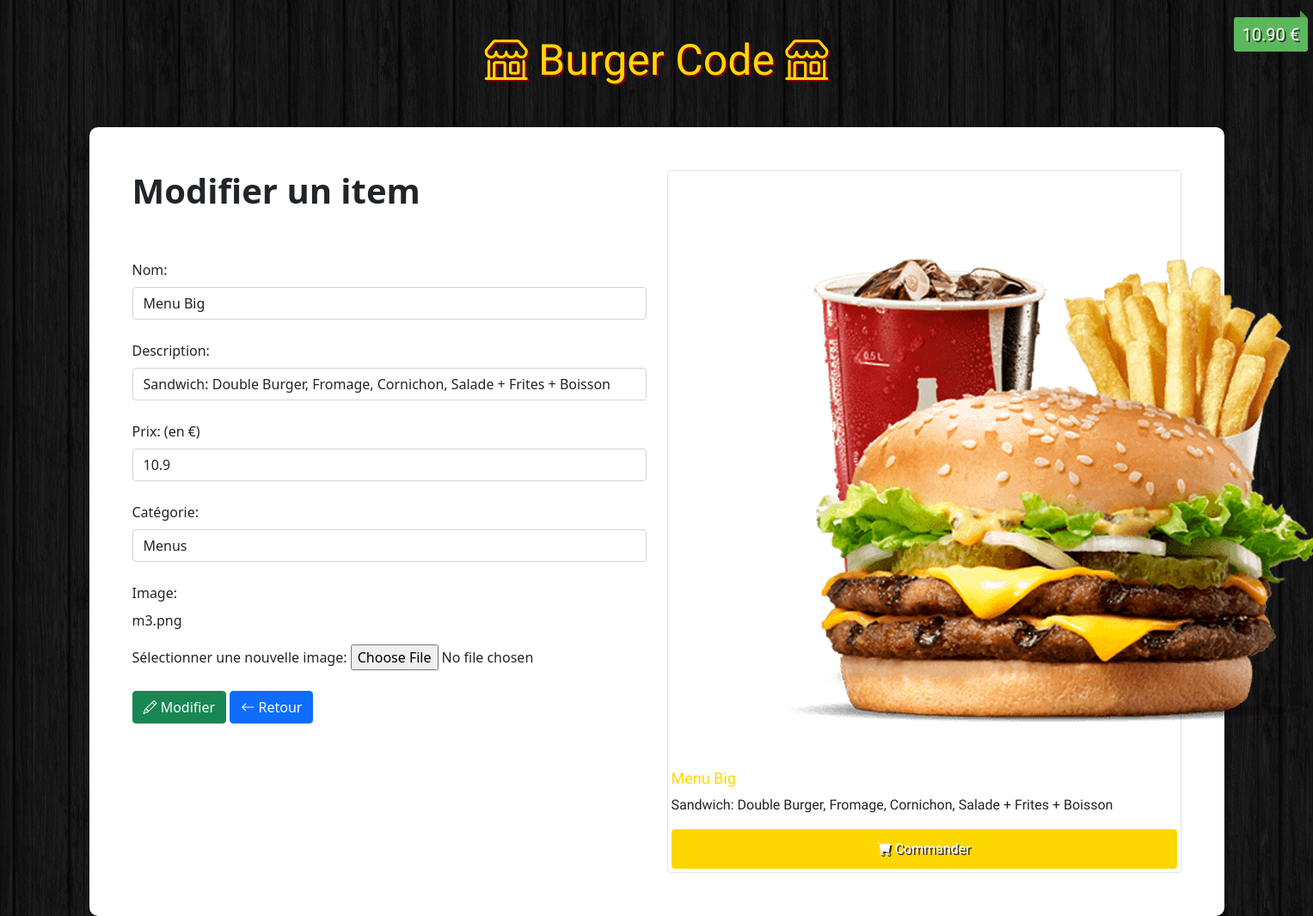
/admin/update.php?id=3, run on the app's committed database.
### tables this page shows
CREATE TABLE `items` (
  `id` int(11) NOT NULL,
  `name` varchar(100) NOT NULL,
  `description` varchar(255) NOT NULL,
  `price` float NOT NULL,
  `image` varchar(255) NOT NULL,
  `category` int(11) NOT NULL
);

### admin/update.php (the view, shortened to what this page needs)
<?php
    if (!empty($_GET['id'])) {
        $id = checkInput($_GET['id']);
    }
    $nameError = $descriptionError = $priceError = $categoryError = $imageError = $name = $description = $price = $category = $image = "";
    if (!empty($_POST)) {
        $name               = checkInput($_POST['name']);
        $description        = checkInput($_POST['description']);
        $price              = checkInput($_POST['price']);
        $category           = checkInput($_POST['category']);
        $image              = checkInput($_FILES["image"]["name"]);
        $imagePath          = '../images/'. basename($image);
        $imageExtension     = pathinfo($imagePath,PATHINFO_EXTENSION);
        $isSuccess          = true;
        if (empty($name)) {
            $nameError = 'Ce champ ne peut pas être vide';
            $isSuccess = false;
        }
        if (empty($description)) {
            $descriptionError = 'Ce champ ne peut pas être vide';
            $isSuccess = false;
        }
        if (empty($price)) {
            $priceError = 'Ce champ ne peut pas être vide';
            $isSuccess = false;
        }
        if (empty($category)) {
            $categoryError = 'Ce champ ne peut pas être vide';
            $isSuccess = false;
        }
        if (empty($image)) {
            $isImageUpdated = false;
        } else {
            $isImageUpdated = true;
            $isUploadSuccess =true;
            if ($imageExtension != "jpg" && $imageExtension != "png" && $imageExtension != "jpeg" && $imageExtension != "gif" ) {
                $imageError = "Les fichiers autorises sont: .jpg, .jpeg, .png, .gif";
                $isUploadSuccess = false;
            }
            if (file_exists($imagePath)) {
                $imageError = "Le fichier existe deja";
                $isUploadSuccess = false;
            }
            if ($_FILES["image"]["size"] > 500000) {
                $imageError = "Le fichier ne doit pas depasser les 500KB";
                $isUploadSuccess = false;
            }
            if ($isUploadSuccess) {
                if (!move_uploaded_file($_FILES["image"]["tmp_name"], $imagePath)) {
                    $imageError = "Il y a eu une erreur lors de l'upload";
                    $isUploadSuccess = false;
                }
            }
        }
        if (($isSuccess && $isImageUpdated && $isUploadSuccess) || ($isSuccess && !$isImageUpdated)) {
            $db = Database::connect();
            if ($isImageUpdated) {
                $statement = $db->prepare("UPDATE items  set name = ?, description = ?, price = ?, category = ?, image = ? WHERE id = ?");
                $statement->execute(array($name,$description,$price,$category,$image,$id));
            } else {
                $statement = $db->prepare("UPDATE items  set name = ?, description = ?, price = ?, category = ? WHERE id = ?");
                $statement->execute(array($name,$description,$price,$category,$id));
            }
            Database::disconnect();
            header("Location: index.php");
        } else if ($isImageUpdated && !$isUploadSuccess) {
            $db = Database::connect();
            $statement = $db->prepare("SELECT * FROM items where id = ?");
            $statement->execute(array($id));
            $item = $statement->fetch();
            $image          = $item['image'];
            Database::disconnect();
        }
    } else {
        $db = Database::connect();
        $statement = $db->prepare("SELECT * FROM items where id = ?");
        $statement->execute(array($id));
        $item = $statement->fetch();
        $name           = $item['name'];
        $description    = $item['description'];
        $price          = $item['price'];
        $category       = $item['category'];
        $image          = $item['image'];
    }
    function checkInput($data) {
      $data = trim($data);
      $data = stripslashes($data);
      $data = htmlspecialchars($data);
      return $data;
    }
?>
<!DOCTYPE html>
<html>
    <head>
        <link href="https://cdn.jsdelivr.net/npm/bootstrap@5.1.1/dist/css/bootstrap.min.css" rel="stylesheet">
        <link rel="stylesheet" href="https://cdn.jsdelivr.net/npm/bootstrap-icons@1.5.0/font/bootstrap-icons.css">
        <link rel="stylesheet" href="../css/style.css">
    </head>
    <body>
        <h1 class="text-logo"><span class="bi-shop"></span> Burger Code <span class="bi-shop"></span></h1>
        <div class="container admin">
            <div class="row">
                <div class="col-md-6">
                    <h1><strong>Modifier un item</strong></h1>
                    <br>
                    <form class="form" action="<?php echo 'update.php?id='.$id;?>" role="form" method="post" enctype="multipart/form-data">
                        <br>
                        <div>
                            <label class="form-label" for="name">Nom:</label>
                            <input type="text" class="form-control" id="name" name="name" placeholder="Nom" value="<?php echo $name;?>">
                        </div>
                        <br>
                        <div>
                            <label class="form-label" for="description">Description:</label>
                            <input type="text" class="form-control" id="description" name="description" placeholder="Description" value="<?php echo $description;?>">
                        </div>
                        <br>
                        <div>
                        <label class="form-label" for="price">Prix: (en €)</label>
                            <input type="number" step="0.01" class="form-control" id="price" name="price" placeholder="Prix" value="<?php echo $price;?>">
                        </div>
                        <br>
                        <div>
                            <label class="form-label" for="category">Catégorie:</label>
                            <select class="form-control" id="category" name="category">
                            <?php
                               $db = Database::connect();
                               foreach ($db->query('SELECT * FROM categories') as $row)
                               {
                                    if($row['id'] == $category)
                                        echo '<option selected="selected" value="'. $row['id'] .'">'. $row['name'] . '</option>';
                                    else
                                        echo '<option value="'. $row['id'] .'">'. $row['name'] . '</option>';;
                               }
                            ?>
                            </select>
                        </div>
                        <br>
                        <div>
                            <label class="form-label" for="image">Image:</label>
                            <p><?php echo $image;?></p>
                            <label for="image">Sélectionner une nouvelle image:</label>
                            <input type="file" id="image" name="image">
                        </div>
                        <br>
                        <div class="form-actions">
                            <button type="submit" class="btn btn-success"><span class="bi-pencil"></span> Modifier</button>
                            <a class="btn btn-primary" href="index.php"><span class="bi-arrow-left"></span> Retour</a>
                       </div>
                    </form>
                </div>
                <div class="col-md-6 site">
                    <div class="img-thumbnail">
                        <img src="<?php echo '../images/'.$image;?>" alt="...">
                        <div class="price"><?php echo number_format((float)$price, 2, '.', ''). ' €';?></div>
                          <div class="caption">
                            <h4><?php echo $name;?></h4>
                            <p><?php echo $description;?></p>
                            <a href="#" class="btn btn-order" role="button"><span class="bi-cart-fill"></span> Commander</a>
                          </div>
                    </div>
                </div>
            </div>
        </div>
    </body>
</html>

### css/style.css (style rules this page uses)
body { background: url(../images/bg.png); }
.site { font-family: 'holtwood One SC' , sans-serif; }
.text-logo { font-family: 'holtwood One SC' , sans-serif; color: #FFD700; text-shadow: 2px 2px #800000; font-size: 50px; padding: 40px 0px; text-align: center; }
.price { background: #5cb85c; box-shadow: 0 1px rgba(0, 0, 0, 0.2); -moz-box-shadow: 0 1px rgba(0, 0, 0, 0.2); -webkit-box-shadow: 0 1px rgba(0, 0, 0, 0.2); color: #fff; text-shadow: 2px 2px #333; position: absolute; right: 6px; top: 20px; padding: 5px 10px; font-size: 20px; border-radius: 3px; }
.price::before { border: 4px solid transparent; border-bottom: 4px solid #4a934a; border-left: 4px solid #4a934a; content: ""; position: absolute; right: 1px; top: -8px; }
.caption > h4 { color: #FFD700; font-size: 18px; }
.btn-order { width: 100%; padding: 10px; font-size: 16px; color: #fff; background-color: #FFD700; text-decoration: none; text-shadow: 2px 2px #333; }
.admin { background: #fff; padding: 50px; border-radius: 10px; }

### data on the page
items: name "Menu Big", description "Sandwich: Double Burger, Fromage, Cornichon, Salade + Frites + Boisson", price "10.9", image "m3.png", image (picture), price "10.90"

### other printed values
form field category "Menus"
